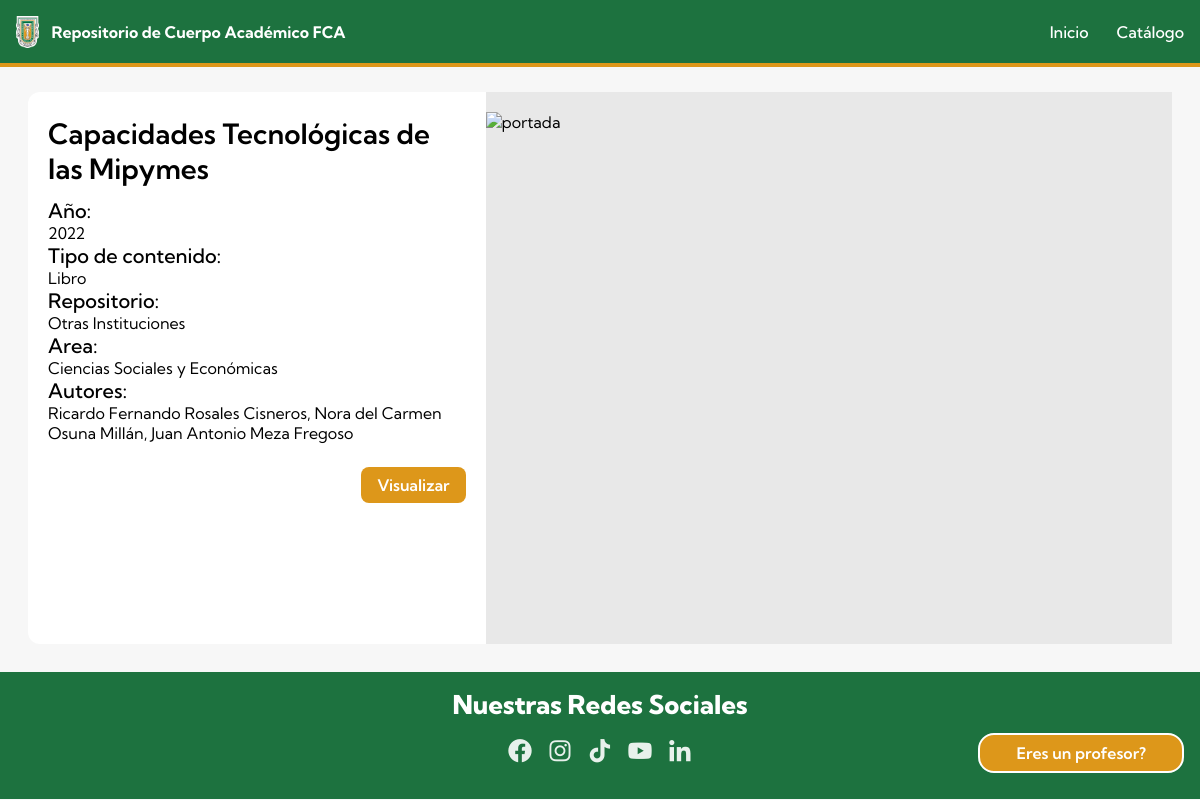
/contenido/4, run on the app's committed database.
### home/models.py (models this page shows, shortened)
class Item(models.Model):
    title = models.CharField(max_length=200)
    year = models.IntegerField()
    content_type = models.ForeignKey(ContentType, on_delete=models.CASCADE)
    repository = models.ForeignKey(Repository, on_delete=models.CASCADE)
    area = models.ForeignKey(Area, on_delete=models.CASCADE)
    authors = models.ManyToManyField(Author, through='AuthorItem')
    pdf = models.FileField(upload_to='pdfs/', null=True, blank=True)

class ContentType(models.Model):
    name = models.CharField(max_length=124)

class Repository(models.Model):
    name = models.CharField(max_length=124)
    location = models.CharField(max_length=124)

class Area(models.Model):
    name = models.CharField(max_length=124)

class Author(models.Model):
    first_name = models.CharField(max_length=124)
    last_name = models.CharField(max_length=124)

### home/views.py (the view)
# urls.py: path('contenido/<int:id>', views.visualizar, name='visualizar'),
def visualizar(request, id):
    item = Item.objects.get(pk=id)
    authors = item.authors.all()
    return render(request, 'visualizar.html', {'item': item, 'authors': authors})

### home/templates/visualizar.html (shortened to what this page needs)
<!DOCTYPE html>
<html lang="en">
  <head>
    {% load static %}
    <link rel="stylesheet" href="{% static 'css/main.css' %}" />
    <link
      href="https://unpkg.com/boxicons@2.1.4/css/boxicons.min.css"
      rel="stylesheet"
    />
  </head>
  <body>
    <header>
      <nav>
        <a href="/" class="nav-left">
          <img class="logo" src="{% static 'images/uabc-logo.png' %}" alt="logo de UABC" />
          <span>Repositorio de Cuerpo Académico FCA</span>
        </a>
        <ul class="menuList">
          <li class="menuList-item">
            <a href="{% url 'Index' %}">Inicio</a>
          </li>
          <li class="menuList-item">
            <a href="{% url 'contenido' %}">Catálogo</a>
          </li>
        </ul>
      </nav>
    </header>
    <main>
        <div id="preview">
            <div class="item-container fill-content">
                <div class="info-content">
                  <div class="info-top">
                    <h4>{{item.title}}</h4>
                    <div>
                      <h5>Año:</h5>
                      <span>{{item.year}}</span>
                    </div>
                    <div>
                      <h5>Tipo de contenido:</h5>
                      <span>{{item.content_type.name}}</span>
                    </div>
                    <div>
                      <h5>Repositorio:</h5>
                      <span>{{item.repository.name}}</span>
                    </div>
                    <div>
                      <h5>Area:</h5>
                      <span>{{item.area.name}}</span>
                    </div>
                    <div>
                      <h5>Autores:</h5>
                      <span>
                        {% for author in authors %}
                          {{ author.first_name }} {{ author.last_name }}{% if not forloop.last %}, {% endif %}
                        {% endfor %}
                      </span>
                    </div>
                  </div>
                  <div class="info-bottom" style="margin-top: 24px;">
                    <a class="secondary-btn" target="_blank" href="/media/{{ item.pdf }}">Visualizar</a>
                  </div>
                </div>
                <div class="cover-content">
                    <img src="/media/thumbnails/{{ item.id }}.jpg" alt="portada" />
                </div>
            </div>
        </div>
    </main>
    <footer>
      <div class="footer-content">
        <div class="top-footer">
          <span>Nuestras Redes Sociales</span>
        </div>
        <nav class="bottom-footer">
          <a target="_blank" href="https://www.facebook.com/fcatijuana/">
            <i class="bx bxl-facebook-circle"></i>
          </a>
          <a
            target="_blank"
            href="https://www.instagram.com/fca.tij.uabc/?igshid=YmMyMTA2M2Y%3D"
          >
            <i class="bx bxl-instagram"></i>
          </a>
          <a
            target="_blank"
            href="https://www.tiktok.com/@fca.tij?_t=8UYWhCdbMPN&_r=1"
          >
            <i class="bx bxl-tiktok"></i>
          </a>
          <a target="_blank" href="https://www.youtube.com/c/FCATijuana">
            <i class="bx bxl-youtube"></i>
          </a>
          <a target="_blank" href="https://www.linkedin.com/in/fcatijuana/">
            <i class="bx bxl-linkedin"></i>
          </a>
        </nav>
        <a class="btn" href="{% url 'agregar' %}">
          <span class="btn-content"></span>
        </a>
      </div>
    </footer>
  </body>
</html>

### home/static/css/main.css (style rules this page uses)
:root { --primary-color: #1d723f; --secondary-color: #dd971a; --border-color: rgba(0, 0, 0, 0.1); --max-width: 1500px; }
* { margin: 0; padding: 0; box-sizing: border-box; font-family: "Kumbh Sans", sans-serif; }
body { background: #f7f7f7; }
a, button { all: unset; cursor: pointer; }
ul li { list-style: none; }
h4 { font-size: 28px; font-weight: 600; }
h5 { font-size: 20px; font-weight: 500; }
.btn { background: var(--secondary-color); color: #fff; padding-inline: 36px; padding-block: 8px; border-radius: 16px; cursor: pointer; font-weight: 600; transition: background 400ms ease; }
.secondary-btn { background: var(--secondary-color); color: #fff; padding-inline: 16px; padding-block: 8px; border-radius: 8px; cursor: pointer; font-weight: 600; transition: background 400ms ease; }
header { position: fixed; z-index: 500; width: 100%; background: var(--primary-color); color: #fff; height: 67px; border-bottom: solid 4px var(--secondary-color); }
nav { display: flex; justify-content: space-between; max-width: var(--max-width); margin: 0 auto; padding: 16px; align-items: center; }
.nav-left { display: flex; gap: 12px; align-items: center; z-index: 50; color: #fff !important; }
.nav-left .logo { height: 32px; width: auto; }
.nav-left span { font-weight: 700; }
.menuList { display: flex; gap: 28px; }
.menuList .menuList-item { font-weight: 500; transition: color 300ms ease; }
footer { background-color: var(--primary-color); color: #fff; padding: 16px; }
footer .footer-content { max-width: var(--max-width); position: relative; margin: 0 auto; display: flex; flex-direction: column; align-items: center; }
.top-footer span { font-size: 26px; font-weight: 800; }
.bottom-footer { display: flex; gap: 12px; }
.bottom-footer a i { font-size: 28px; opacity: .9; transition: all 400ms ease; }
#preview { max-width: var(--max-width); margin: 0 auto; padding-top: 64px; }
.fill-content { min-height: calc(100vh - 248px); }
.item-container { display: grid; grid-template-columns: 40% 1fr; margin-inline: 40px; margin: 28px; background: #fff; height: 100%; border-radius: 12px; }
.item-container .info-content { padding-block: 24px; padding-inline: 20px; }
.item-container .info-content h4 { margin-bottom: 12px; }
.info-bottom { display: flex; justify-content: flex-end; margin-top: 10px; }
.cover-content { height: 100%; background: #e8e8e8; padding-block: 20px; }
.cover-content img { aspect-ratio: 2/1; object-fit: contain; width: 100%; height: 100%; }
.footer-content .btn { position: absolute; bottom: 10px; right: 0; border: solid 2px #fff; content: "Eres un profesor?"; }
.footer-content .btn .btn-content::before { content: "Eres un profesor?"; }

### data on the page
Item: title "Capacidades Tecnológicas de las Mipymes", year "2022", content_type.name "Libro", repository.name "Otras Instituciones", area.name "Ciencias Sociales y Económicas"
Author: first_name "Ricardo Fernando", last_name "Rosales Cisneros"
Author: first_name "Nora del Carmen", last_name "Osuna Millán"
Author: first_name "Juan Antonio", last_name "Meza Fregoso"
